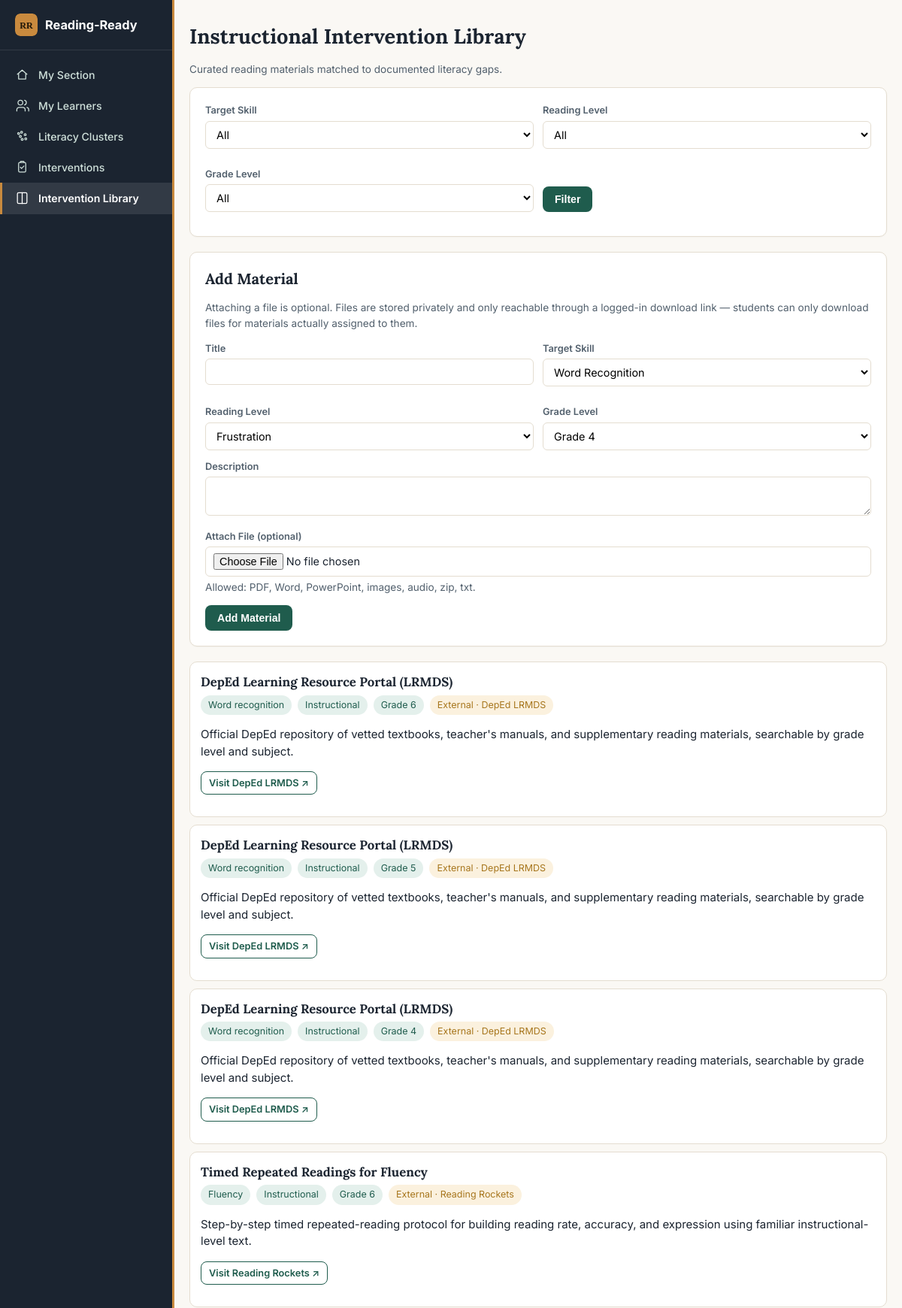
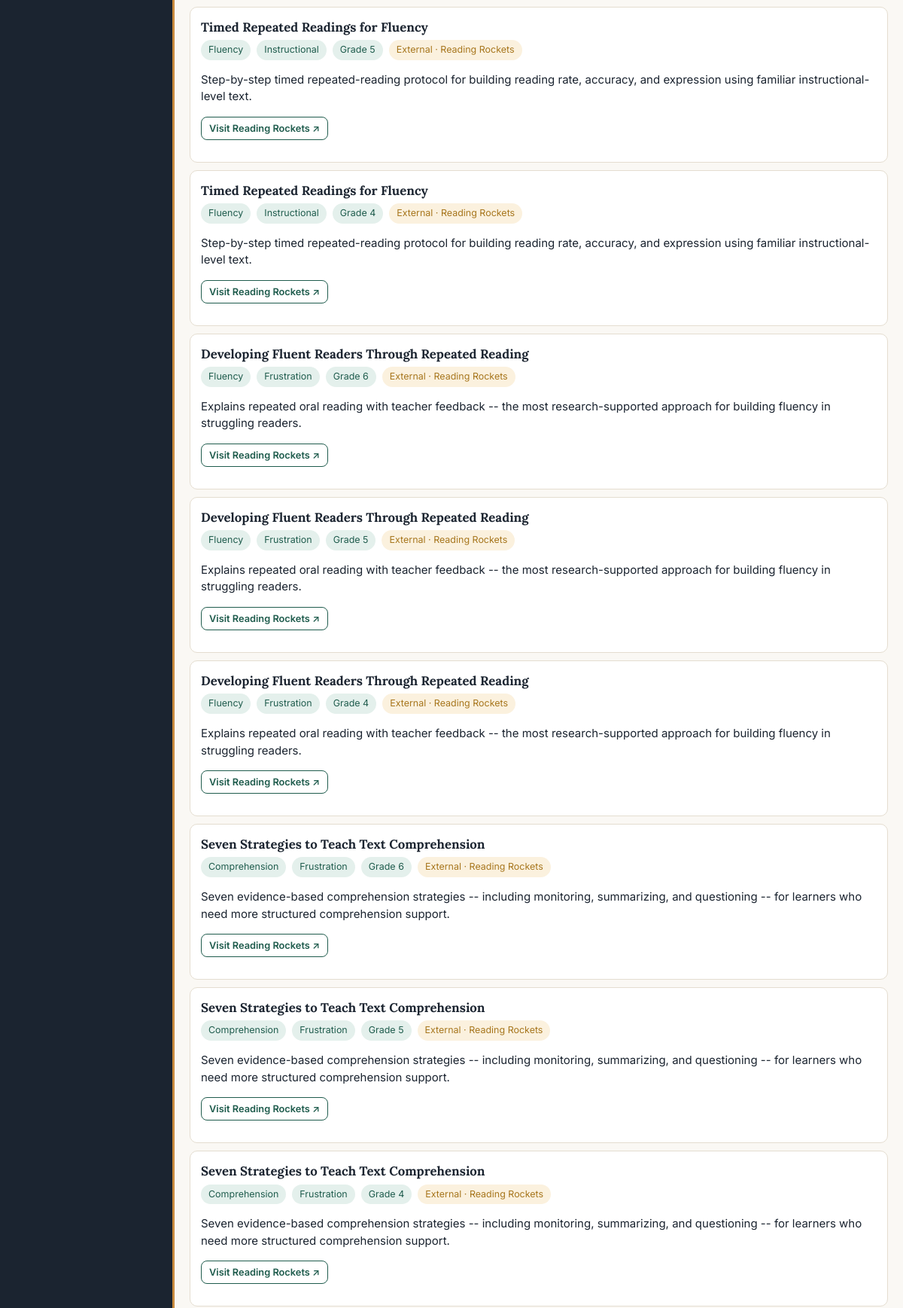
Page /library (signed in, upper part) on the committed database (2 pictures, top to bottom).
### models.py (models this page shows)
class InterventionMaterial(db.Model):
    id = db.Column(db.Integer, primary_key=True)
    title = db.Column(db.String(200), nullable=False)
    target_skill = db.Column(db.String(30), nullable=False)
    reading_level = db.Column(db.String(20), nullable=False)
    grade_level = db.Column(db.Integer, nullable=False)
    description = db.Column(db.Text)
    file_path = db.Column(db.String(255), nullable=True)
    original_filename = db.Column(db.String(255), nullable=True)
    uploaded_by = db.Column(db.Integer, db.ForeignKey("user.id"), nullable=True)
    created_at = db.Column(db.DateTime, default=datetime.utcnow)
    is_external = db.Column(db.Boolean, default=False, nullable=False)
    source_name = db.Column(db.String(150), nullable=True)   # e.g. "Reading Rockets", "DepEd LRMDS"
    source_url = db.Column(db.String(500), nullable=True)
    assignments = db.relationship("MaterialAssignment", backref="material", lazy=True)

### app.py (the view)
@app.route("/library")
@login_required
def intervention_library():
    if current_user.role == "student":
        student = Student.query.get_or_404(current_user.student_id)
        assignments = (MaterialAssignment.query.filter_by(student_id=student.id)
                       .order_by(MaterialAssignment.assigned_at.desc()).all())
        return render_template("student_library.html", assignments=assignments, student=student)
    skill = request.args.get("skill")
    level = request.args.get("level")
    grade = request.args.get("grade")
    query = InterventionMaterial.query
    if skill:
        query = query.filter_by(target_skill=skill)
    if level:
        query = query.filter_by(reading_level=level)
    if grade:
        query = query.filter_by(grade_level=int(grade))
    materials = query.order_by(InterventionMaterial.id.desc()).all()
    return render_template("intervention_library.html", materials=materials)

### app.py (called while the page is built)
@login_manager.user_loader
def load_user(user_id):
    return User.query.get(int(user_id))

### models.py (called while the page is built)
    @property
    def is_active(self):
        return self.status == "approved"

### templates/intervention_library.html (shortened to what this page needs)
{% extends "base.html" %}
{% block content %}
<h1>Instructional Intervention Library</h1>
<p class="subtle">Curated reading materials matched to documented literacy gaps.</p>
<div class="card">
  <form method="GET" class="form-grid">
    <div class="field">
      <label>Target Skill</label>
      <select name="skill">
        <option value="">All</option>
      </select>
    </div>
    <div class="field">
      <label>Reading Level</label>
      <select name="level">
        <option value="">All</option>
      </select>
    </div>
    <div class="field">
      <label>Grade Level</label>
      <select name="grade">
        <option value="">All</option>
      </select>
    </div>
    <div class="field" style="align-self:end;">
      <button class="btn" type="submit">Filter</button>
    </div>
  </form>
</div>
{% if current_user.role in ['teacher', 'coordinator'] %}
<div class="card">
  <h2>Add Material</h2>
  <p class="subtle" style="margin-bottom:14px;">
    Attaching a file is optional. Files are stored privately and only reachable through
    a logged-in download link &mdash; students can only download files for materials
    actually assigned to them.
  </p>
  <form method="POST" action="{{ url_for('upload_material') }}" enctype="multipart/form-data">
    <div class="form-grid">
      <div class="field">
        <label>Title</label>
        <input type="text" name="title" required>
      </div>
      <div class="field">
        <label>Target Skill</label>
        <select name="target_skill" required>
          <option value="word_recognition">Word Recognition</option>
        </select>
      </div>
      <div class="field">
        <label>Reading Level</label>
        <select name="reading_level" required>
          <option value="Frustration">Frustration</option>
        </select>
      </div>
      <div class="field">
        <label>Grade Level</label>
        <select name="grade_level" required>
          <option value="4">Grade 4</option>
        </select>
      </div>
    </div>
    <div class="field">
      <label>Description</label>
      <textarea name="description" rows="2"></textarea>
    </div>
    <div class="field">
      <label>Attach File (optional)</label>
      <input type="file" name="material_file">
      <p class="subtle" style="margin-top:4px;">Allowed: PDF, Word, PowerPoint, images, audio, zip, txt.</p>
    </div>
    <button class="btn" type="submit">Add Material</button>
  </form>
</div>
{% endif %}
{% for m in materials %}
<div class="material-card">
  <h3>{{ m.title }}</h3>
  <div class="pill-row">
    <span class="chip">{{ m.target_skill.replace('_', ' ')|capitalize }}</span>
    <span class="chip">{{ m.reading_level }}</span>
    <span class="chip">Grade {{ m.grade_level }}</span>
    {% if m.is_external %}
    <span class="chip" style="background:var(--warn-soft); color:var(--warn);">External &middot; {{ m.source_name }}</span>
    {% endif %}
  </div>
  <p>{{ m.description }}</p>
  {% if m.is_external %}
  <p style="margin-top:8px;">
    <a class="btn btn-small btn-outline" href="{{ m.source_url }}" target="_blank" rel="noopener">Visit {{ m.source_name }} &#8599;</a>
  </p>
  {% elif m.file_path %}
  <p style="margin-top:8px;">
    <a class="btn btn-small btn-outline" href="{{ url_for('download_material', material_id=m.id) }}">Download attached file</a>
  </p>
  {% endif %}
</div>
{% else %}
<p class="subtle">No materials match this filter.</p>
{% endfor %}
{% endblock %}

### static/css/style.css (style rules this page uses)
:root { --ink: #1b2430; --ink-soft: #52606d; --paper: #faf8f4; --card: #ffffff; --line: #e4ddd0; --accent: #1f5c4d; --accent-soft: #e4f0ec; --gold: #c98a3e; --danger: #b23a2f; --danger-soft: #fbe9e6; --warn: #a7761d; --warn-soft: #fbf1de; --good: #1f5c4d; --good-soft: #e4f0ec; --radius: 10px; --font-display: "Lora", Georgia, "Iowan Old Style", serif; --font-body: "Inter", -apple-system, BlinkMacSystemFont, "Segoe UI", sans-serif; --font-hand: "Caveat", cursive; --board: #16302a; --board-line: #2c4d43; --chalk: #f3efe1; --chalk-soft: #c9d6cd; --pen: #b1372b; font-family: var(--font-body); }
* { box-sizing: border-box; }
body { margin: 0; background: var(--paper); color: var(--ink); font-family: var(--font-body); font-size: 15px; line-height: 1.5; }
h1, h2, h3 { font-family: var(--font-display); color: var(--ink); margin: 0 0 .4em; }
h1 { font-size: 1.7rem; }
h2 { font-size: 1.25rem; }
h3 { font-size: 1.05rem; }
a { color: var(--accent); text-decoration: none; }
.card { background: var(--card); border: 1px solid var(--line); border-radius: var(--radius); padding: 20px; margin-bottom: 20px; box-shadow: 0 1px 2px rgba(0,0,0,.03); }
.btn { display: inline-block; background: var(--accent); color: #fff; border: none; padding: 9px 16px; border-radius: 8px; font-size: .88rem; cursor: pointer; font-weight: 600; }
.btn-outline { background: transparent; color: var(--accent); border: 1px solid var(--accent); }
.btn-small { padding: 5px 10px; font-size: .8rem; }
.form-grid { display: grid; grid-template-columns: 1fr 1fr; gap: 12px; }
label { display: block; font-size: .8rem; color: var(--ink-soft); margin-bottom: 4px; font-weight: 600; }
input, select, textarea { width: 100%; padding: 8px 10px; border: 1px solid var(--line); border-radius: 6px; font-size: .9rem; font-family: inherit; background: #fff; }
.field { margin-bottom: 12px; }
.subtle { color: var(--ink-soft); font-size: .85rem; }
.pill-row { display: flex; gap: 8px; flex-wrap: wrap; margin-bottom: 10px; }
.chip { background: var(--accent-soft); color: var(--accent); padding: 4px 10px; border-radius: 20px; font-size: .78rem; }
.material-card { border: 1px solid var(--line); border-radius: var(--radius); padding: 14px; margin-bottom: 10px; background: #fff; }
.material-card h3 { margin-bottom: 4px; }
input::placeholder, textarea::placeholder { font-size: .8rem; color: #9aa3ab; opacity: 1; }

### rows in the picture
InterventionMaterial: title "DepEd Learning Resource Portal (LRMDS)", target_skill.replace "Word recognition", reading_level "Instructional", grade_level "6", source_name "DepEd LRMDS", description "Official DepEd repository of vetted textbooks, teacher's manuals, and supplementary reading materials, searchable by grade level and subject."
InterventionMaterial: title "DepEd Learning Resource Portal (LRMDS)", target_skill.replace "Word recognition", reading_level "Instructional", grade_level "5", source_name "DepEd LRMDS", description "Official DepEd repository of vetted textbooks, teacher's manuals, and supplementary reading materials, searchable by grade level and subject."
InterventionMaterial: title "DepEd Learning Resource Portal (LRMDS)", target_skill.replace "Word recognition", reading_level "Instructional", grade_level "4", source_name "DepEd LRMDS", description "Official DepEd repository of vetted textbooks, teacher's manuals, and supplementary reading materials, searchable by grade level and subject."
InterventionMaterial: title "Timed Repeated Readings for Fluency", target_skill.replace "Fluency", reading_level "Instructional", grade_level "6", source_name "Reading Rockets", description "Step-by-step timed repeated-reading protocol for building reading rate, accuracy, and expression using familiar instructional-level text."
InterventionMaterial: title "Timed Repeated Readings for Fluency", target_skill.replace "Fluency", reading_level "Instructional", grade_level "5", source_name "Reading Rockets", description "Step-by-step timed repeated-reading protocol for building reading rate, accuracy, and expression using familiar instructional-level text."
InterventionMaterial: title "Timed Repeated Readings for Fluency", target_skill.replace "Fluency", reading_level "Instructional", grade_level "4", source_name "Reading Rockets", description "Step-by-step timed repeated-reading protocol for building reading rate, accuracy, and expression using familiar instructional-level text."
InterventionMaterial: title "Developing Fluent Readers Through Repeated Reading", target_skill.replace "Fluency", reading_level "Frustration", grade_level "6", source_name "Reading Rockets", description "Explains repeated oral reading with teacher feedback -- the most research-supported approach for building fluency in struggling readers."
InterventionMaterial: title "Developing Fluent Readers Through Repeated Reading", target_skill.replace "Fluency", reading_level "Frustration", grade_level "5", source_name "Reading Rockets", description "Explains repeated oral reading with teacher feedback -- the most research-supported approach for building fluency in struggling readers."
InterventionMaterial: title "Developing Fluent Readers Through Repeated Reading", target_skill.replace "Fluency", reading_level "Frustration", grade_level "4", source_name "Reading Rockets", description "Explains repeated oral reading with teacher feedback -- the most research-supported approach for building fluency in struggling readers."
InterventionMaterial: title "Seven Strategies to Teach Text Comprehension", target_skill.replace "Comprehension", reading_level "Frustration", grade_level "6", source_name "Reading Rockets", description "Seven evidence-based comprehension strategies -- including monitoring, summarizing, and questioning -- for learners who need more structured comprehension support."
InterventionMaterial: title "Seven Strategies to Teach Text Comprehension", target_skill.replace "Comprehension", reading_level "Frustration", grade_level "5", source_name "Reading Rockets", description "Seven evidence-based comprehension strategies -- including monitoring, summarizing, and questioning -- for learners who need more structured comprehension support."
InterventionMaterial: title "Seven Strategies to Teach Text Comprehension", target_skill.replace "Comprehension", reading_level "Frustration", grade_level "4", source_name "Reading Rockets", description "Seven evidence-based comprehension strategies -- including monitoring, summarizing, and questioning -- for learners who need more structured comprehension support."
